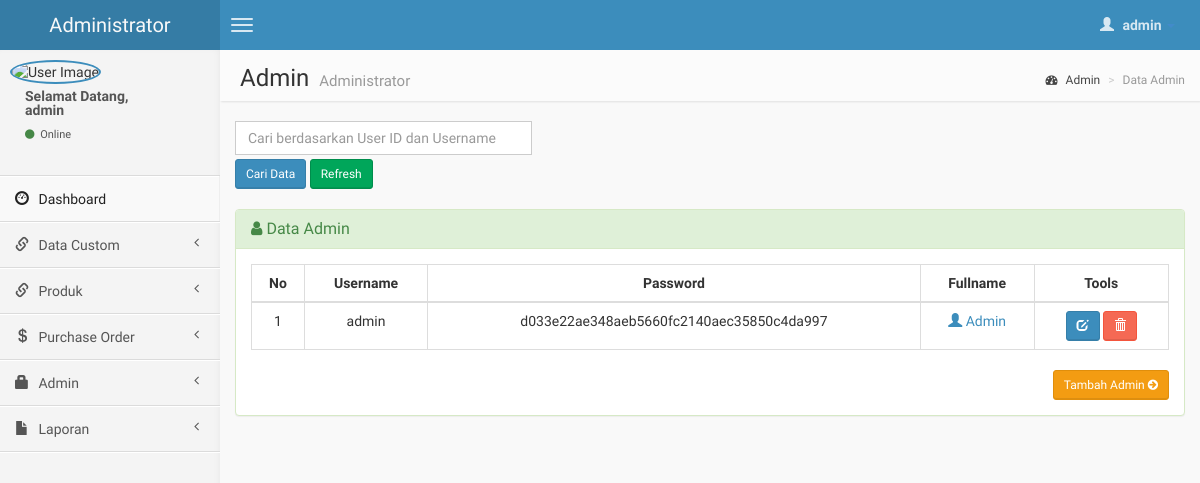
Before: /admin/admin.php (signed in) with the older database file.
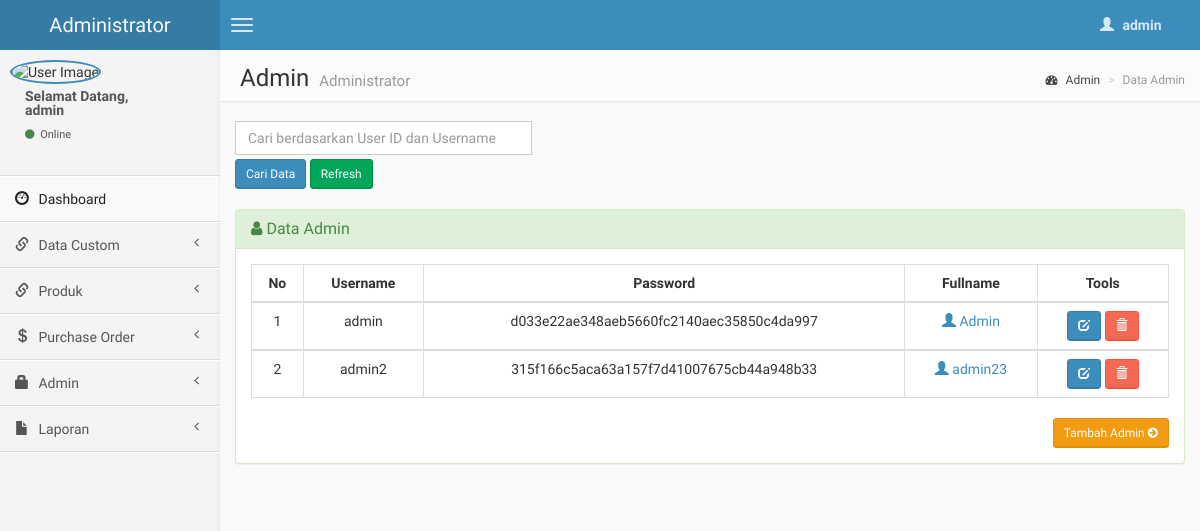
After: the same page with the newer database file.
### tables this page shows
CREATE TABLE `user` (
  `id_user` int(11) NOT NULL,
  `kd_cus` varchar(20) NOT NULL,
  `nama` varchar(30) NOT NULL,
  `alamat` varchar(50) NOT NULL,
  `no_telp` varchar(15) NOT NULL,
  `username` varchar(15) NOT NULL,
  `password` text NOT NULL,
  `role` int(11) NOT NULL,
  `gambar` text NOT NULL
);

### admin/admin.php (the view, shortened to what the changed rows need)
<?php include('header.php'); ?>
    <body class="skin-blue">
        <div class="wrapper row-offcanvas row-offcanvas-left">
            <aside class="right-side">
                <section class="content-header">
                    <h1>
                        Admin
                        <small>Administrator</small>
                    </h1>
                </section>
                <section class="content">
                    <br />
                    <div class="row">
                        <div class="col-lg-12">
                    <div class="panel panel-success">
                        <div class="panel-body">
                    <?php
                    $query1="SELECT * from user WHERE role = 1";
                    $tampil=mysqli_query($koneksi, $query1) or die(mysqli_error());
                    ?>
                  <table id="example" class="table table-hover table-bordered">
                  <thead>
                      <tr>
                        <th><center>No </center></th>
                        <th><center>Username </center></th>
                        <th><center>Password </center></th>
                        <th><center>Fullname </center></th>
                        <th><center>Tools</center></th>
                      </tr>
                  </thead>
                     <?php
                     $no=0;
                     while($data=mysqli_fetch_array($tampil))
                    { $no++; ?>
                    <tbody>
                    <tr>
                    <td><center><?php echo $no; ?></center></td>
                    <td><center><?php echo $data['username'];?></center></td>
                    <td><center><?php echo $data['password'];?></center></td>
                    <td><center><a href="detail-admin.php?hal=edit&kd=<?php echo $data['id_user'];?>"><span class="glyphicon glyphicon-user"></span> <?php echo $data['nama']; ?></a></center></td>
                    <td><center><div id="thanks"><a class="btn btn-sm btn-primary" data-placement="bottom" data-toggle="tooltip" title="Edit Admin" href="edit-admin.php?hal=edit&kd=<?php echo $data['id_user'];?>"><span class="glyphicon glyphicon-edit"></span></a>
                        <a onclick="return confirm ('Yakin hapus <?php echo $data['nama'];?>.?');" class="btn btn-sm btn-danger tooltips" data-placement="bottom" data-toggle="tooltip" title="Hapus Admin" href="hapus-admin.php?hal=hapus&kd=<?php echo $data['id_user'];?>"><span class="glyphicon glyphicon-trash"></a></center></td></tr></div>
                 <?php
              }
              ?>
              </div>
              </div>
            </div>
                    </div>
<?php include('footer.php'); ?>

Changed rows visible on the page:
added user: username "admin2", password "315f166c5aca63a157f7d41007675cb44a948b33", nama "admin23"
